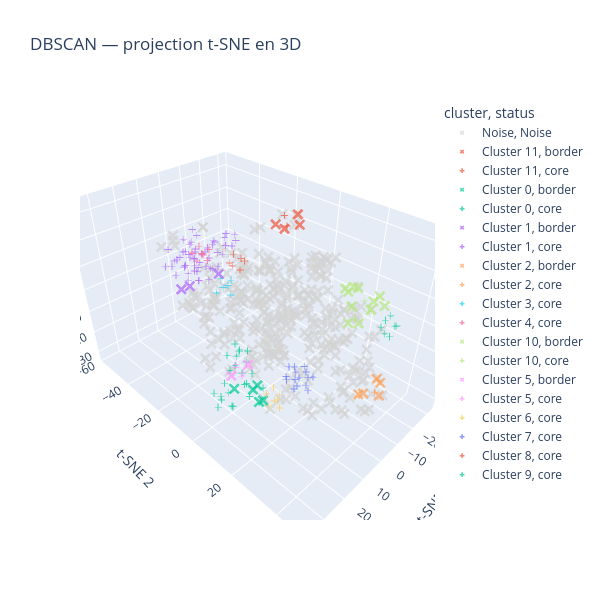

The code cell stored with this chart in its notebook:
### Code cell
tsne_3d = TSNE(
    n_components=3,
    metric="cosine",
    perplexity=30,
    init="random",
    learning_rate="auto",
    random_state=42
)

coord_3d = tsne_3d.fit_transform(tfidf_unigram_matrix.toarray())

visu_3d = visualisation.copy()
visu_3d[["t-SNE 1", "t-SNE 2", "t-SNE 3"]] = coord_3d

fig = px.scatter_3d(
    visu_3d,
    x="t-SNE 1",
    y="t-SNE 2",
    z="t-SNE 3",
    color="cluster",
    symbol="status",
    symbol_map={"Core": "circle", "Border": "diamond", "Noise": "x"},
    color_discrete_map={"Noise": "lightgray"},
    hover_data=["id", "status"],
    opacity=0.7,
    title="DBSCAN — projection t-SNE en 3D",
    height=600,
    width=600
)

fig.update_traces(marker_size=4)
fig.update_layout(scene_aspectmode="data")
fig.show()

### Figure 1 — Plotly figure (JSON) as saved in the notebook; plotly's stock layout.template omitted (floating-point values rounded to 4 significant figures; data arrays with more than 128 entries replaced by an {"elided": "..."} marker saying what was removed)
{"data": [{"customdata": {"elided": "335x2 mixed values"}, "hovertemplate": "cluster=Noise<br>status=%{customdata[1]}<br>t-SNE 1=%{x}<br>t-SNE 2=%{y}<br>t-SNE 3=%{z}<br>id=%{customdata[0]}<extra></extra>", "legendgroup": "Noise, Noise", "marker": {"color": "lightgray", "opacity": 0.7, "size": 4, "symbol": "x"}, "mode": "markers", "name": "Noise, Noise", "scene": "scene", "showlegend": true, "type": "scatter3d", "x": {"elided": "335 float values"}, "y": {"elided": "335 float values"}, "z": {"elided": "335 float values"}}, {"customdata": [[8, "border"], [220, "border"], [254, "border"], [261, "border"]], "hovertemplate": "cluster=Cluster 11<br>status=%{customdata[1]}<br>t-SNE 1=%{x}<br>t-SNE 2=%{y}<br>t-SNE 3=%{z}<br>id=%{customdata[0]}<extra></extra>", "legendgroup": "Cluster 11, border", "marker": {"color": "#EF553B", "opacity": 0.7, "size": 4, "symbol": "x"}, "mode": "markers", "name": "Cluster 11, border", "scene": "scene", "showlegend": true, "type": "scatter3d", "x": [-13.12, -12.62, -8.027, -10.38], "y": [-1.294, 0.1035, -6.518, -4.595], "z": [33.14, 29.96, 29.48, 27.68]}, {"customdata": [[255, "core"], [262, "core"]], "hovertemplate": "cluster=Cluster 11<br>status=%{customdata[1]}<br>t-SNE 1=%{x}<br>t-SNE 2=%{y}<br>t-SNE 3=%{z}<br>id=%{customdata[0]}<extra></extra>", "legendgroup": "Cluster 11, core", "marker": {"color": "#EF553B", "opacity": 0.7, "size": 4, "symbol": "cross"}, "mode": "markers", "name": "Cluster 11, core", "scene": "scene", "showlegend": true, "type": "scatter3d", "x": [-7.799, -8.692], "y": [-1.273, -3.37], "z": [30.72, 33.42]}, {"customdata": [[173, "border"], [176, "border"], [277, "border"], [443, "border"], [446, "border"]], "hovertemplate": "cluster=Cluster 0<br>status=%{customdata[1]}<br>t-SNE 1=%{x}<br>t-SNE 2=%{y}<br>t-SNE 3=%{z}<br>id=%{customdata[0]}<extra></extra>", "legendgroup": "Cluster 0, border", "marker": {"color": "#00cc96", "opacity": 0.7, "size": 4, "symbol": "x"}, "mode": "markers", "name": "Cluster 0, border", "scene": "scene", "showlegend": true, "type": "scatter3d", "x": [27.36, 23.1, 25.08, 25.85, 22.23], "y": [9.714, 13.97, 18.72, 18.71, 17.65], "z": [-10.95, -11.36, -12.07, -4.356, -14.15]}, {"customdata": [[18, "core"], [20, "core"], [21, "core"], [22, "core"], [23, "core"], [24, "core"], [25, "core"], [60, "core"], [171, "core"], [172, "core"], [174, "core"], [175, "core"], [340, "core"], [341, "core"], [359, "core"], [360, "core"], [440, "core"], [441, "core"], [442, "core"], [487, "core"], [488, "core"], [496, "core"], [497, "core"]], "hovertemplate": "cluster=Cluster 0<br>status=%{customdata[1]}<br>t-SNE 1=%{x}<br>t-SNE 2=%{y}<br>t-SNE 3=%{z}<br>id=%{customdata[0]}<extra></extra>", "legendgroup": "Cluster 0, core", "marker": {"color": "#00cc96", "opacity": 0.7, "size": 4, "symbol": "cross"}, "mode": "markers", "name": "Cluster 0, core", "scene": "scene", "showlegend": true, "type": "scatter3d", "x": [24.88, 21.7, 17.85, 33.21, 32.37, 28.65, 21.64, 22.11, 22.82, 18.66, 36.16, 34.51, 17.98, 20.8, 35.34, 36.65, 25.79, 28.72, 23.92, 22.17, 19.64, 29.56, 32.07], "y": [5.051, 4.786, 1.97, 9.96, 14.44, 18.08, 17.0, 6.797, 8.492, 6.255, 13.44, 16.41, 6.258, 2.951, 9.136, 12.33, 13.74, 16.01, 14.32, 0.7742, 1.956, 7.461, 12.32], "z": [-7.581, -3.599, -5.654, -11.68, -12.0, -7.613, -9.499, 0.3722, -7.886, -7.07, -5.674, -8.7, -2.703, -9.419, -7.792, -10.64, -6.956, -3.888, -3.495, -5.375, -1.277, -8.537, -7.699]}, {"customdata": [[152, "border"], [177, "border"], [366, "border"]], "hovertemplate": "cluster=Cluster 1<br>status=%{customdata[1]}<br>t-SNE 1=%{x}<br>t-SNE 2=%{y}<br>t-SNE 3=%{z}<br>id=%{customdata[0]}<extra></extra>", "legendgroup": "Cluster 1, border", "marker": {"color": "#ab63fa", "opacity": 0.7, "size": 4, "symbol": "x"}, "mode": "markers", "name": "Cluster 1, border", "scene": "scene", "showlegend": true, "type": "scatter3d", "x": [12.05, 5.136, -2.288], "y": [-35.98, -39.93, -30.68], "z": [-0.7331, -4.241, 2.269]}, {"customdata": [[26, "core"], [36, "core"], [41, "core"], [56, "core"], [58, "core"], [63, "core"], [64, "core"], [65, "core"], [68, "core"], [71, "core"], [72, "core"], [73, "core"], [95, "core"], [98, "core"], [102, "core"], [116, "core"], [124, "core"], [138, "core"], [139, "core"], [144, "core"], [167, "core"], [169, "core"], [170, "core"], [178, "core"], [185, "core"], [237, "core"], [239, "core"], [276, "core"], [288, "core"], [289, "core"], [315, "core"], [322, "core"], [333, "core"], [334, "core"], [335, "core"], [336, "core"], [347, "core"], [372, "core"], [373, "core"], [397, "core"], [423, "core"], [432, "core"], [433, "core"], [447, "core"], [448, "core"], [467, "core"], [470, "core"], [471, "core"], [476, "core"], [489, "core"], [491, "core"], [493, "core"]], "hovertemplate": "cluster=Cluster 1<br>status=%{customdata[1]}<br>t-SNE 1=%{x}<br>t-SNE 2=%{y}<br>t-SNE 3=%{z}<br>id=%{customdata[0]}<extra></extra>", "legendgroup": "Cluster 1, core", "marker": {"color": "#ab63fa", "opacity": 0.7, "size": 4, "symbol": "cross"}, "mode": "markers", "name": "Cluster 1, core", "scene": "scene", "showlegend": true, "type": "scatter3d", "x": [8.395, 3.764, -0.8341, 3.505, -6.779, -10.1, -8.56, -12.94, 5.055, -11.6, -10.93, -6.156, 10.99, 6.856, -0.3734, 3.981, -0.1541, 8.028, -2.822, 4.802, 7.034, 3.205, 1.543, -0.9176, 10.85, 6.739, -0.5055, -0.1382, -3.566, 7.242, 7.311, 0.7548, 8.97, -8.074, -5.756, -6.269, 11.79, 2.312, 3.556, -1.978, 9.322, -10.21, -10.81, 0.8675, 3.509, -0.8981, -7.339, -6.885, -4.897, 1.028, 2.566, 7.318], "y": [-43.98, -43.24, -46.39, -39.75, -31.24, -28.97, -32.71, -32.51, -48.91, -38.61, -42.42, -35.47, -46.65, -44.27, -35.79, -42.39, -41.45, -40.68, -46.91, -34.18, -29.97, -33.39, -45.15, -42.16, -33.91, -33.73, -34.77, -41.42, -44.68, -35.9, -31.85, -41.31, -35.43, -43.8, -38.38, -41.01, -41.02, -45.43, -38.2, -42.26, -46.03, -35.66, -32.03, -41.08, -38.09, -36.55, -39.64, -36.43, -35.77, -31.49, -45.9, -39.36], "z": [0.4869, 3.393, 3.902, 13.89, 12.63, 14.36, 16.55, 14.73, 3.481, 4.14, 8.427, 1.82, 4.266, 6.692, 4.33, 10.03, 9.745, 9.578, 9.692, 0.8159, 11.31, 12.02, -2.064, -5.369, 9.927, 8.303, -1.466, -0.2705, -1.302, 12.44, 15.04, 5.713, 1.989, 6.393, -0.2973, 3.508, 7.161, 13.19, 2.774, 14.63, 11.44, 13.26, 10.65, 18.59, 8.429, 10.13, 9.595, 7.618, 13.74, 5.828, 7.755, 5.666]}, {"customdata": [[104, "border"], [354, "border"], [436, "border"], [437, "border"], [464, "border"]], "hovertemplate": "cluster=Cluster 2<br>status=%{customdata[1]}<br>t-SNE 1=%{x}<br>t-SNE 2=%{y}<br>t-SNE 3=%{z}<br>id=%{customdata[0]}<extra></extra>", "legendgroup": "Cluster 2, border", "marker": {"color": "#FFA15A", "opacity": 0.7, "size": 4, "symbol": "x"}, "mode": "markers", "name": "Cluster 2, border", "scene": "scene", "showlegend": true, "type": "scatter3d", "x": [-7.378, 0.1063, -4.594, -1.258, 0.9904], "y": [40.3, 38.85, 43.19, 45.24, 40.94], "z": [-9.381, -12.15, -7.304, -9.191, -9.627]}, {"customdata": [[31, "core"]], "hovertemplate": "cluster=Cluster 2<br>status=%{customdata[1]}<br>t-SNE 1=%{x}<br>t-SNE 2=%{y}<br>t-SNE 3=%{z}<br>id=%{customdata[0]}<extra></extra>", "legendgroup": "Cluster 2, core", "marker": {"color": "#FFA15A", "opacity": 0.7, "size": 4, "symbol": "cross"}, "mode": "markers", "name": "Cluster 2, core", "scene": "scene", "showlegend": true, "type": "scatter3d", "x": [-3.593], "y": [42.36], "z": [-11.3]}, {"customdata": [[32, "core"], [34, "core"], [462, "core"], [463, "core"], [499, "core"], [500, "core"]], "hovertemplate": "cluster=Cluster 3<br>status=%{customdata[1]}<br>t-SNE 1=%{x}<br>t-SNE 2=%{y}<br>t-SNE 3=%{z}<br>id=%{customdata[0]}<extra></extra>", "legendgroup": "Cluster 3, core", "marker": {"color": "#19d3f3", "opacity": 0.7, "size": 4, "symbol": "cross"}, "mode": "markers", "name": "Cluster 3, core", "scene": "scene", "showlegend": true, "type": "scatter3d", "x": [14.87, 13.48, 14.9, 11.62, 16.89, 12.58], "y": [-9.485, -6.204, -5.814, -7.87, -9.44, -10.86], "z": [16.81, 11.28, 15.85, 15.51, 12.21, 11.7]}, {"customdata": [[48, "core"], [69, "core"], [238, "core"], [319, "core"], [332, "core"], [371, "core"], [396, "core"], [490, "core"]], "hovertemplate": "cluster=Cluster 4<br>status=%{customdata[1]}<br>t-SNE 1=%{x}<br>t-SNE 2=%{y}<br>t-SNE 3=%{z}<br>id=%{customdata[0]}<extra></extra>", "legendgroup": "Cluster 4, core", "marker": {"color": "#FF6692", "opacity": 0.7, "size": 4, "symbol": "cross"}, "mode": "markers", "name": "Cluster 4, core", "scene": "scene", "showlegend": true, "type": "scatter3d", "x": [-12.62, -10.52, -13.81, -14.99, -10.47, -9.2, -7.878, -12.4], "y": [-50.12, -50.76, -54.45, -51.5, -57.17, -53.03, -54.35, -54.97], "z": [-3.901, 0.09689, -3.318, 0.05626, -2.321, -3.952, 0.3422, 1.265]}, {"customdata": [[67, "border"], [85, "border"], [107, "border"], [197, "border"], [267, "border"], [268, "border"], [351, "border"], [352, "border"], [386, "border"], [387, "border"], [415, "border"]], "hovertemplate": "cluster=Cluster 10<br>status=%{customdata[1]}<br>t-SNE 1=%{x}<br>t-SNE 2=%{y}<br>t-SNE 3=%{z}<br>id=%{customdata[0]}<extra></extra>", "legendgroup": "Cluster 10, border", "marker": {"color": "#B6E880", "opacity": 0.7, "size": 4, "symbol": "x"}, "mode": "markers", "name": "Cluster 10, border", "scene": "scene", "showlegend": true, "type": "scatter3d", "x": [-8.224, -9.661, -14.02, -6.594, -9.91, -13.7, -14.15, -16.26, -7.969, -10.71, -10.05], "y": [33.71, 27.46, 32.87, 25.98, 29.2, 23.2, 34.98, 29.71, 26.51, 22.04, 25.69], "z": [14.38, 18.79, 16.25, 18.22, 5.929, 15.47, 13.52, 11.65, 5.623, 15.7, 10.81]}, {"customdata": [[212, "core"], [274, "core"], [327, "core"], [382, "core"]], "hovertemplate": "cluster=Cluster 10<br>status=%{customdata[1]}<br>t-SNE 1=%{x}<br>t-SNE 2=%{y}<br>t-SNE 3=%{z}<br>id=%{customdata[0]}<extra></extra>", "legendgroup": "Cluster 10, core", "marker": {"color": "#B6E880", "opacity": 0.7, "size": 4, "symbol": "cross"}, "mode": "markers", "name": "Cluster 10, core", "scene": "scene", "showlegend": true, "type": "scatter3d", "x": [-11.66, -6.431, -6.497, -11.74], "y": [31.4, 29.88, 28.15, 28.92], "z": [10.96, 10.36, 13.49, 13.71]}, {"customdata": [[75, "border"], [418, "border"]], "hovertemplate": "cluster=Cluster 5<br>status=%{customdata[1]}<br>t-SNE 1=%{x}<br>t-SNE 2=%{y}<br>t-SNE 3=%{z}<br>id=%{customdata[0]}<extra></extra>", "legendgroup": "Cluster 5, border", "marker": {"color": "#FF97FF", "opacity": 0.7, "size": 4, "symbol": "x"}, "mode": "markers", "name": "Cluster 5, border", "scene": "scene", "showlegend": true, "type": "scatter3d", "x": [18.28, 11.74], "y": [-1.945, -0.05257], "z": [-18.87, -16.43]}, {"customdata": [[77, "core"], [195, "core"], [226, "core"], [361, "core"]], "hovertemplate": "cluster=Cluster 5<br>status=%{customdata[1]}<br>t-SNE 1=%{x}<br>t-SNE 2=%{y}<br>t-SNE 3=%{z}<br>id=%{customdata[0]}<extra></extra>", "legendgroup": "Cluster 5, core", "marker": {"color": "#FF97FF", "opacity": 0.7, "size": 4, "symbol": "cross"}, "mode": "markers", "name": "Cluster 5, core", "scene": "scene", "showlegend": true, "type": "scatter3d", "x": [14.75, 16.06, 15.98, 14.51], "y": [-0.3032, 1.778, -1.87, -3.755], "z": [-20.23, -16.43, -14.85, -18.47]}, {"customdata": [[79, "core"], [80, "core"], [81, "core"], [148, "core"], [338, "core"], [339, "core"], [457, "core"]], "hovertemplate": "cluster=Cluster 6<br>status=%{customdata[1]}<br>t-SNE 1=%{x}<br>t-SNE 2=%{y}<br>t-SNE 3=%{z}<br>id=%{customdata[0]}<extra></extra>", "legendgroup": "Cluster 6, core", "marker": {"color": "#FECB52", "opacity": 0.7, "size": 4, "symbol": "cross"}, "mode": "markers", "name": "Cluster 6, core", "scene": "scene", "showlegend": true, "type": "scatter3d", "x": [8.985, 8.667, 7.107, 8.631, 6.3, 11.05, 5.448], "y": [12.15, 12.78, 8.165, 6.119, 8.052, 9.506, 9.621], "z": [-27.32, -31.3, -25.38, -28.81, -32.76, -30.8, -29.04]}, {"customdata": [[87, "core"], [88, "core"], [89, "core"], [90, "core"], [200, "core"], [201, "core"], [202, "core"], [203, "core"], [260, "core"], [265, "core"], [266, "core"], [269, "core"], [270, "core"], [406, "core"], [407, "core"]], "hovertemplate": "cluster=Cluster 7<br>status=%{customdata[1]}<br>t-SNE 1=%{x}<br>t-SNE 2=%{y}<br>t-SNE 3=%{z}<br>id=%{customdata[0]}<extra></extra>", "legendgroup": "Cluster 7, core", "marker": {"color": "#636efa", "opacity": 0.7, "size": 4, "symbol": "cross"}, "mode": "markers", "name": "Cluster 7, core", "scene": "scene", "showlegend": true, "type": "scatter3d", "x": [-0.8662, -4.13, -1.212, -5.584, -7.871, -5.223, -3.422, -9.867, -3.029, -1.022, -5.134, -8.441, -5.837, -5.262, -8.846], "y": [11.51, 8.193, 10.91, 12.7, 5.888, 4.532, 14.75, 10.48, 5.481, 6.922, 9.925, 13.91, 14.0, 9.1, 9.06], "z": [-24.41, -22.36, -29.78, -22.95, -28.87, -25.31, -27.05, -30.05, -29.9, -26.04, -27.41, -26.6, -31.54, -32.32, -24.55]}, {"customdata": [[108, "core"], [109, "core"], [110, "core"], [390, "core"], [391, "core"], [392, "core"]], "hovertemplate": "cluster=Cluster 8<br>status=%{customdata[1]}<br>t-SNE 1=%{x}<br>t-SNE 2=%{y}<br>t-SNE 3=%{z}<br>id=%{customdata[0]}<extra></extra>", "legendgroup": "Cluster 8, core", "marker": {"color": "#EF553B", "opacity": 0.7, "size": 4, "symbol": "cross"}, "mode": "markers", "name": "Cluster 8, core", "scene": "scene", "showlegend": true, "type": "scatter3d", "x": [0.3158, 0.9818, -0.5218, 2.859, -1.316, -3.039], "y": [-18.8, -20.53, -16.51, -16.91, -14.96, -18.63], "z": [16.53, 12.57, 10.66, 13.6, 14.65, 13.48]}, {"customdata": [[150, "core"], [153, "core"], [154, "core"], [355, "core"], [367, "core"], [455, "core"], [468, "core"]], "hovertemplate": "cluster=Cluster 9<br>status=%{customdata[1]}<br>t-SNE 1=%{x}<br>t-SNE 2=%{y}<br>t-SNE 3=%{z}<br>id=%{customdata[0]}<extra></extra>", "legendgroup": "Cluster 9, core", "marker": {"color": "#00cc96", "opacity": 0.7, "size": 4, "symbol": "cross"}, "mode": "markers", "name": "Cluster 9, core", "scene": "scene", "showlegend": true, "type": "scatter3d", "x": [-20.39, -22.31, -21.99, -21.02, -18.85, -17.97, -17.56], "y": [33.27, 36.29, 32.0, 34.12, 37.38, 36.64, 33.19], "z": [-1.891, 1.976, 2.34, 5.767, 4.399, 0.09713, 2.416]}], "layout": {"height": 600, "legend": {"title": {"text": "cluster, status"}, "tracegroupgap": 0}, "scene": {"aspectmode": "data", "domain": {"x": [0, 1], "y": [0, 1]}, "xaxis": {"title": {"text": "t-SNE 1"}}, "yaxis": {"title": {"text": "t-SNE 2"}}, "zaxis": {"title": {"text": "t-SNE 3"}}}, "title": {"text": "DBSCAN — projection t-SNE en 3D"}, "width": 600}}
